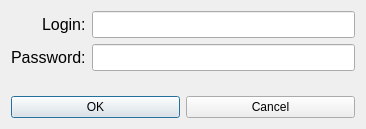
<?xml version="1.0" encoding="UTF-8"?>
<ui version="4.0">
 <class>in</class>
 <widget class="QDialog" name="in">
  <property name="geometry">
   <rect>
    <x>0</x>
    <y>0</y>
    <width>366</width>
    <height>129</height>
   </rect>
  </property>
  <property name="windowTitle">
   <string>Dialog</string>
  </property>
  <layout class="QGridLayout" name="gridLayout_3">
   <item row="0" column="0">
    <layout class="QGridLayout" name="gridLayout_2">
     <item row="1" column="0">
      <layout class="QGridLayout" name="gridLayout">
       <item row="0" column="0">
        <widget class="QPushButton" name="pushButton">
         <property name="text">
          <string>OK</string>
         </property>
        </widget>
       </item>
       <item row="0" column="1">
        <widget class="QPushButton" name="pushButton_2">
         <property name="text">
          <string>Cancel</string>
         </property>
        </widget>
       </item>
      </layout>
     </item>
     <item row="0" column="0">
      <layout class="QFormLayout" name="formLayout">
       <property name="labelAlignment">
        <set>Qt::AlignRight|Qt::AlignTrailing|Qt::AlignVCenter</set>
       </property>
       <item row="0" column="0">
        <widget class="QLabel" name="label">
         <property name="font">
          <font>
           <pointsize>12</pointsize>
          </font>
         </property>
         <property name="text">
          <string>Login:</string>
         </property>
        </widget>
       </item>
       <item row="0" column="1">
        <widget class="QLineEdit" name="lineEdit">
         <property name="font">
          <font>
           <pointsize>12</pointsize>
          </font>
         </property>
        </widget>
       </item>
       <item row="1" column="0">
        <widget class="QLabel" name="label_2">
         <property name="font">
          <font>
           <pointsize>12</pointsize>
          </font>
         </property>
         <property name="text">
          <string>Password:</string>
         </property>
        </widget>
       </item>
       <item row="1" column="1">
        <widget class="QLineEdit" name="lineEdit_2">
         <property name="font">
          <font>
           <pointsize>12</pointsize>
          </font>
         </property>
        </widget>
       </item>
      </layout>
     </item>
    </layout>
   </item>
  </layout>
 </widget>
 <resources/>
 <connections>
  <connection>
   <sender>pushButton</sender>
   <signal>clicked()</signal>
   <receiver>in</receiver>
   <slot>log_in()</slot>
   <hints>
    <hint type="sourcelabel">
     <x>95</x>
     <y>96</y>
    </hint>
    <hint type="destinationlabel">
     <x>182</x>
     <y>64</y>
    </hint>
   </hints>
  </connection>
  <connection>
   <sender>pushButton_2</sender>
   <signal>clicked()</signal>
   <receiver>in</receiver>
   <slot>close()</slot>
   <hints>
    <hint type="sourcelabel">
     <x>270</x>
     <y>96</y>
    </hint>
    <hint type="destinationlabel">
     <x>182</x>
     <y>64</y>
    </hint>
   </hints>
  </connection>
 </connections>
 <slots>
  <slot>log_in()</slot>
 </slots>
</ui>
